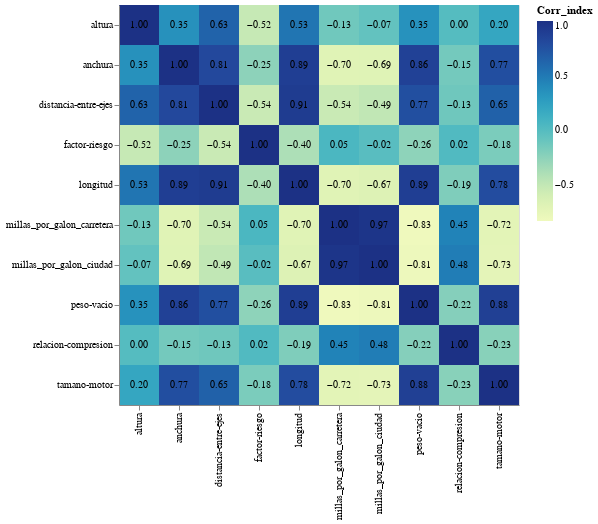

Source (notebook cell):
### Code cell
correlation = df.corr(method='spearman').reset_index().melt('index') #este metodo excluye nulos
correlation.columns = ['Var1', 'Var2', 'Corr_index']

correlation.head()
chart = alt.Chart(correlation).mark_rect().encode(
    x=alt.X('Var1',title=None),
    y=alt.Y('Var2',title=None),
    color =alt.Color('Corr_index'),
).properties(width=alt.Step(40), height=alt.Step(40))

chart += chart.mark_text(size=10).encode(
    text=alt.Text('Corr_index', format=".2f"),
    color=alt.condition("datum.correlation > 0.5",alt.value('white'),alt.value('black'))
)
chart

### Figure 1 — Vega-Lite specification as saved in the notebook (floating-point values rounded to 4 significant figures)
{"config": {"view": {"continuousWidth": 400, "continuousHeight": 300}}, "layer": [{"mark": "rect", "encoding": {"color": {"field": "Corr_index", "type": "quantitative"}, "x": {"field": "Var1", "title": null, "type": "nominal"}, "y": {"field": "Var2", "title": null, "type": "nominal"}}, "height": {"step": 40}, "width": {"step": 40}}, {"mark": {"type": "text", "size": 10}, "encoding": {"color": {"condition": {"value": "white", "test": "datum.correlation > 0.5"}, "value": "black"}, "text": {"field": "Corr_index", "format": ".2f", "type": "quantitative"}, "x": {"field": "Var1", "title": null, "type": "nominal"}, "y": {"field": "Var2", "title": null, "type": "nominal"}}, "height": {"step": 40}, "width": {"step": 40}}], "data": {"name": "data-e358794efa1a627a4f07a03a946057f2"}, "$schema": "https://vega.github.io/schema/vega-lite/v4.17.0.json", "datasets": {"data-e358794efa1a627a4f07a03a946057f2": [{"Var1": "factor-riesgo", "Var2": "factor-riesgo", "Corr_index": 1.0}, {"Var1": "distancia-entre-ejes", "Var2": "factor-riesgo", "Corr_index": -0.538}, {"Var1": "longitud", "Var2": "factor-riesgo", "Corr_index": -0.3964}, {"Var1": "anchura", "Var2": "factor-riesgo", "Corr_index": -0.2535}, {"Var1": "altura", "Var2": "factor-riesgo", "Corr_index": -0.5231}, {"Var1": "peso-vacio", "Var2": "factor-riesgo", "Corr_index": -0.2565}, {"Var1": "tamano-motor", "Var2": "factor-riesgo", "Corr_index": -0.1765}, {"Var1": "relacion-compresion", "Var2": "factor-riesgo", "Corr_index": 0.02301}, {"Var1": "millas_por_galon_ciudad", "Var2": "factor-riesgo", "Corr_index": -0.01832}, {"Var1": "millas_por_galon_carretera", "Var2": "factor-riesgo", "Corr_index": 0.05332}, {"Var1": "factor-riesgo", "Var2": "distancia-entre-ejes", "Corr_index": -0.538}, {"Var1": "distancia-entre-ejes", "Var2": "distancia-entre-ejes", "Corr_index": 1.0}, {"Var1": "longitud", "Var2": "distancia-entre-ejes", "Corr_index": 0.9124}, {"Var1": "anchura", "Var2": "distancia-entre-ejes", "Corr_index": 0.8123}, {"Var1": "altura", "Var2": "distancia-entre-ejes", "Corr_index": 0.6329}, {"Var1": "peso-vacio", "Var2": "distancia-entre-ejes", "Corr_index": 0.7653}, {"Var1": "tamano-motor", "Var2": "distancia-entre-ejes", "Corr_index": 0.6483}, {"Var1": "relacion-compresion", "Var2": "distancia-entre-ejes", "Corr_index": -0.1263}, {"Var1": "millas_por_galon_ciudad", "Var2": "distancia-entre-ejes", "Corr_index": -0.4928}, {"Var1": "millas_por_galon_carretera", "Var2": "distancia-entre-ejes", "Corr_index": -0.5387}, {"Var1": "factor-riesgo", "Var2": "longitud", "Corr_index": -0.3964}, {"Var1": "distancia-entre-ejes", "Var2": "longitud", "Corr_index": 0.9124}, {"Var1": "longitud", "Var2": "longitud", "Corr_index": 1.0}, {"Var1": "anchura", "Var2": "longitud", "Corr_index": 0.8882}, {"Var1": "altura", "Var2": "longitud", "Corr_index": 0.5251}, {"Var1": "peso-vacio", "Var2": "longitud", "Corr_index": 0.8904}, {"Var1": "tamano-motor", "Var2": "longitud", "Corr_index": 0.7826}, {"Var1": "relacion-compresion", "Var2": "longitud", "Corr_index": -0.1927}, {"Var1": "millas_por_galon_ciudad", "Var2": "longitud", "Corr_index": -0.67}, {"Var1": "millas_por_galon_carretera", "Var2": "longitud", "Corr_index": -0.6979}, {"Var1": "factor-riesgo", "Var2": "anchura", "Corr_index": -0.2535}, {"Var1": "distancia-entre-ejes", "Var2": "anchura", "Corr_index": 0.8123}, {"Var1": "longitud", "Var2": "anchura", "Corr_index": 0.8882}, {"Var1": "anchura", "Var2": "anchura", "Corr_index": 1.0}, {"Var1": "altura", "Var2": "anchura", "Corr_index": 0.3503}, {"Var1": "peso-vacio", "Var2": "anchura", "Corr_index": 0.8638}, {"Var1": "tamano-motor", "Var2": "anchura", "Corr_index": 0.7706}, {"Var1": "relacion-compresion", "Var2": "anchura", "Corr_index": -0.1455}, {"Var1": "millas_por_galon_ciudad", "Var2": "anchura", "Corr_index": -0.6877}, {"Var1": "millas_por_galon_carretera", "Var2": "anchura", "Corr_index": -0.701}, {"Var1": "factor-riesgo", "Var2": "altura", "Corr_index": -0.5231}, {"Var1": "distancia-entre-ejes", "Var2": "altura", "Corr_index": 0.6329}, {"Var1": "longitud", "Var2": "altura", "Corr_index": 0.5251}, {"Var1": "anchura", "Var2": "altura", "Corr_index": 0.3503}, {"Var1": "altura", "Var2": "altura", "Corr_index": 1.0}, {"Var1": "peso-vacio", "Var2": "altura", "Corr_index": 0.3459}, {"Var1": "tamano-motor", "Var2": "altura", "Corr_index": 0.1998}, {"Var1": "relacion-compresion", "Var2": "altura", "Corr_index": 0.0002313}, {"Var1": "millas_por_galon_ciudad", "Var2": "altura", "Corr_index": -0.06862}, {"Var1": "millas_por_galon_carretera", "Var2": "altura", "Corr_index": -0.1325}, {"Var1": "factor-riesgo", "Var2": "peso-vacio", "Corr_index": -0.2565}, {"Var1": "distancia-entre-ejes", "Var2": "peso-vacio", "Corr_index": 0.7653}, {"Var1": "longitud", "Var2": "peso-vacio", "Corr_index": 0.8904}, {"Var1": "anchura", "Var2": "peso-vacio", "Corr_index": 0.8638}, {"Var1": "altura", "Var2": "peso-vacio", "Corr_index": 0.3459}, {"Var1": "peso-vacio", "Var2": "peso-vacio", "Corr_index": 1.0}, {"Var1": "tamano-motor", "Var2": "peso-vacio", "Corr_index": 0.8777}, {"Var1": "relacion-compresion", "Var2": "peso-vacio", "Corr_index": -0.2191}, {"Var1": "millas_por_galon_ciudad", "Var2": "peso-vacio", "Corr_index": -0.8129}, {"Var1": "millas_por_galon_carretera", "Var2": "peso-vacio", "Corr_index": -0.8344}, {"Var1": "factor-riesgo", "Var2": "tamano-motor", "Corr_index": -0.1765}, {"Var1": "distancia-entre-ejes", "Var2": "tamano-motor", "Corr_index": 0.6483}, {"Var1": "longitud", "Var2": "tamano-motor", "Corr_index": 0.7826}, {"Var1": "anchura", "Var2": "tamano-motor", "Corr_index": 0.7706}, {"Var1": "altura", "Var2": "tamano-motor", "Corr_index": 0.1998}, {"Var1": "peso-vacio", "Var2": "tamano-motor", "Corr_index": 0.8777}, {"Var1": "tamano-motor", "Var2": "tamano-motor", "Corr_index": 1.0}, {"Var1": "relacion-compresion", "Var2": "tamano-motor", "Corr_index": -0.2346}, {"Var1": "millas_por_galon_ciudad", "Var2": "tamano-motor", "Corr_index": -0.7301}, {"Var1": "millas_por_galon_carretera", "Var2": "tamano-motor", "Corr_index": -0.7213}, {"Var1": "factor-riesgo", "Var2": "relacion-compresion", "Corr_index": 0.02301}, {"Var1": "distancia-entre-ejes", "Var2": "relacion-compresion", "Corr_index": -0.1263}, {"Var1": "longitud", "Var2": "relacion-compresion", "Corr_index": -0.1927}, {"Var1": "anchura", "Var2": "relacion-compresion", "Corr_index": -0.1455}, {"Var1": "altura", "Var2": "relacion-compresion", "Corr_index": 0.0002313}, {"Var1": "peso-vacio", "Var2": "relacion-compresion", "Corr_index": -0.2191}, {"Var1": "tamano-motor", "Var2": "relacion-compresion", "Corr_index": -0.2346}, {"Var1": "relacion-compresion", "Var2": "relacion-compresion", "Corr_index": 1.0}, {"Var1": "millas_por_galon_ciudad", "Var2": "relacion-compresion", "Corr_index": 0.4789}, {"Var1": "millas_por_galon_carretera", "Var2": "relacion-compresion", "Corr_index": 0.4451}, {"Var1": "factor-riesgo", "Var2": "millas_por_galon_ciudad", "Corr_index": -0.01832}, {"Var1": "distancia-entre-ejes", "Var2": "millas_por_galon_ciudad", "Corr_index": -0.4928}, {"Var1": "longitud", "Var2": "millas_por_galon_ciudad", "Corr_index": -0.67}, {"Var1": "anchura", "Var2": "millas_por_galon_ciudad", "Corr_index": -0.6877}, {"Var1": "altura", "Var2": "millas_por_galon_ciudad", "Corr_index": -0.06862}, {"Var1": "peso-vacio", "Var2": "millas_por_galon_ciudad", "Corr_index": -0.8129}, {"Var1": "tamano-motor", "Var2": "millas_por_galon_ciudad", "Corr_index": -0.7301}, {"Var1": "relacion-compresion", "Var2": "millas_por_galon_ciudad", "Corr_index": 0.4789}, {"Var1": "millas_por_galon_ciudad", "Var2": "millas_por_galon_ciudad", "Corr_index": 1.0}, {"Var1": "millas_por_galon_carretera", "Var2": "millas_por_galon_ciudad", "Corr_index": 0.9677}, {"Var1": "factor-riesgo", "Var2": "millas_por_galon_carretera", "Corr_index": 0.05332}, {"Var1": "distancia-entre-ejes", "Var2": "millas_por_galon_carretera", "Corr_index": -0.5387}, {"Var1": "longitud", "Var2": "millas_por_galon_carretera", "Corr_index": -0.6979}, {"Var1": "anchura", "Var2": "millas_por_galon_carretera", "Corr_index": -0.701}, {"Var1": "altura", "Var2": "millas_por_galon_carretera", "Corr_index": -0.1325}, {"Var1": "peso-vacio", "Var2": "millas_por_galon_carretera", "Corr_index": -0.8344}, {"Var1": "tamano-motor", "Var2": "millas_por_galon_carretera", "Corr_index": -0.7213}, {"Var1": "relacion-compresion", "Var2": "millas_por_galon_carretera", "Corr_index": 0.4451}, {"Var1": "millas_por_galon_ciudad", "Var2": "millas_por_galon_carretera", "Corr_index": 0.9677}, {"Var1": "millas_por_galon_carretera", "Var2": "millas_por_galon_carretera", "Corr_index": 1.0}]}}
